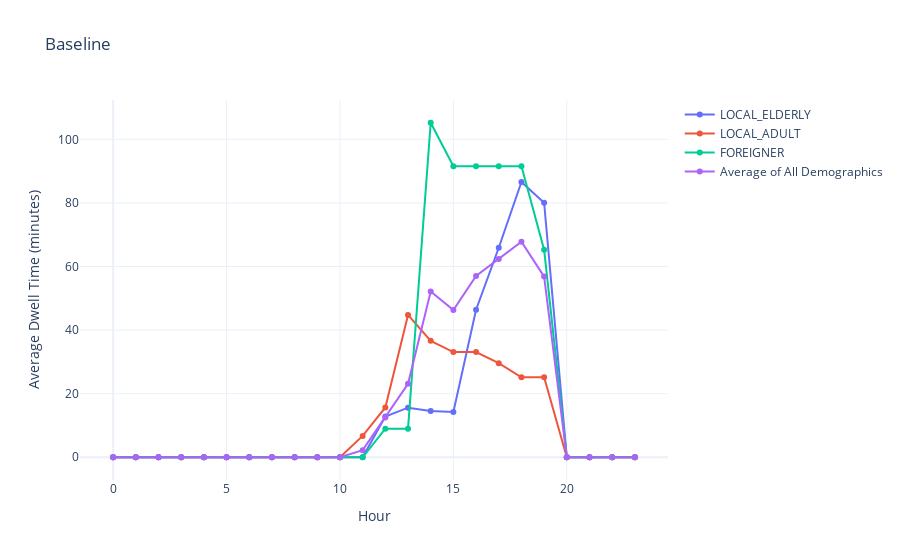

The notebook cell saved with this chart:
### Code cell
import pandas as pd
import plotly.graph_objects as go

file_path = 'BAD_BASELINE.xlsx'
xls = pd.ExcelFile(file_path)

avg_dwell_times = pd.DataFrame()

day_data = pd.read_excel(xls, sheet_name='Day 1')
day_data = day_data.drop(columns=[col for col in day_data.columns if "Unnamed" in col])
day_data['LOCAL_ELDERLY'] = day_data['LOCAL_ELDERLY']/60
day_data['LOCAL_ADULT'] = day_data['LOCAL_ADULT']/60
day_data['FOREIGNER'] = day_data['FOREIGNER']/60
day_data['Average of All Demographics'] = day_data['Average of All Demographics']/60
day_data_filtered_baseline = day_data[(day_data['Simulation Hour'] >= 0) & (day_data['Simulation Hour'] <= 23)]

day_data_baseline = day_data[(day_data['Simulation Hour'] >= 10) & (day_data['Simulation Hour'] <= 20)]
average_Baseline = day_data_baseline['Average of All Demographics'].sum()/10
print(average_Baseline)
dictionary['Baseline'] = average_Baseline

fig = go.Figure()

for column in day_data_filtered_baseline.columns[1:]: 
    text_values = [f"{value:.2f}" for value in day_data_filtered_baseline[column]]
    fig.add_trace(go.Scatter(x=day_data_filtered_baseline['Simulation Hour'], y=day_data_filtered_baseline[column], text=text_values,
                             mode='lines+markers', name=column, textposition="top center"))

fig.update_layout(title='Baseline',
                  xaxis_title='Hour',
                  yaxis_title='Average Dwell Time (minutes)',
                  template='plotly_white')

fig.show()

### Figure 1 — Plotly figure (JSON) as saved in the notebook; plotly's stock layout.template omitted (floating-point values rounded to 4 significant figures)
{"data": [{"mode": "lines+markers", "name": "LOCAL_ELDERLY", "text": ["0.00", "0.00", "0.00", "0.00", "0.00", "0.00", "0.00", "0.00", "0.00", "0.00", "0.00", "0.00", "12.83", "15.60", "14.57", "14.22", "46.41", "65.91", "86.61", "80.05", "0.00", "0.00", "0.00", "0.00"], "textposition": "top center", "type": "scatter", "x": [0, 1, 2, 3, 4, 5, 6, 7, 8, 9, 10, 11, 12, 13, 14, 15, 16, 17, 18, 19, 20, 21, 22, 23], "y": [0, 0, 0, 0, 0, 0, 0, 0, 0, 0, 0, 0, 12.83, 15.6, 14.57, 14.22, 46.41, 65.91, 86.61, 80.05, 0, 0, 0, 0]}, {"mode": "lines+markers", "name": "LOCAL_ADULT", "text": ["0.00", "0.00", "0.00", "0.00", "0.00", "0.00", "0.00", "0.00", "0.00", "0.00", "0.00", "6.71", "15.65", "44.76", "36.61", "33.09", "33.09", "29.60", "25.17", "25.17", "0.00", "0.00", "0.00", "0.00"], "textposition": "top center", "type": "scatter", "x": [0, 1, 2, 3, 4, 5, 6, 7, 8, 9, 10, 11, 12, 13, 14, 15, 16, 17, 18, 19, 20, 21, 22, 23], "y": [0, 0, 0, 0, 0, 0, 0, 0, 0, 0, 0, 6.708, 15.65, 44.76, 36.61, 33.09, 33.09, 29.6, 25.17, 25.17, 0, 0, 0, 0]}, {"mode": "lines+markers", "name": "FOREIGNER", "text": ["0.00", "0.00", "0.00", "0.00", "0.00", "0.00", "0.00", "0.00", "0.00", "0.00", "0.00", "0.00", "9.00", "9.00", "105.22", "91.56", "91.56", "91.56", "91.56", "65.26", "0.00", "0.00", "0.00", "0.00"], "textposition": "top center", "type": "scatter", "x": [0, 1, 2, 3, 4, 5, 6, 7, 8, 9, 10, 11, 12, 13, 14, 15, 16, 17, 18, 19, 20, 21, 22, 23], "y": [0, 0, 0, 0, 0, 0, 0, 0, 0, 0, 0, 0, 9, 9, 105.2, 91.56, 91.56, 91.56, 91.56, 65.26, 0, 0, 0, 0]}, {"mode": "lines+markers", "name": "Average of All Demographics", "text": ["0.00", "0.00", "0.00", "0.00", "0.00", "0.00", "0.00", "0.00", "0.00", "0.00", "0.00", "2.24", "12.50", "23.12", "52.13", "46.29", "57.02", "62.35", "67.78", "56.83", "0.00", "0.00", "0.00", "0.00"], "textposition": "top center", "type": "scatter", "x": [0, 1, 2, 3, 4, 5, 6, 7, 8, 9, 10, 11, 12, 13, 14, 15, 16, 17, 18, 19, 20, 21, 22, 23], "y": [0, 0, 0, 0, 0, 0, 0, 0, 0, 0, 0, 2.236, 12.5, 23.12, 52.13, 46.29, 57.02, 62.35, 67.78, 56.83, 0, 0, 0, 0]}], "layout": {"title": {"text": "Baseline"}, "xaxis": {"title": {"text": "Hour"}}, "yaxis": {"title": {"text": "Average Dwell Time (minutes)"}}}}
